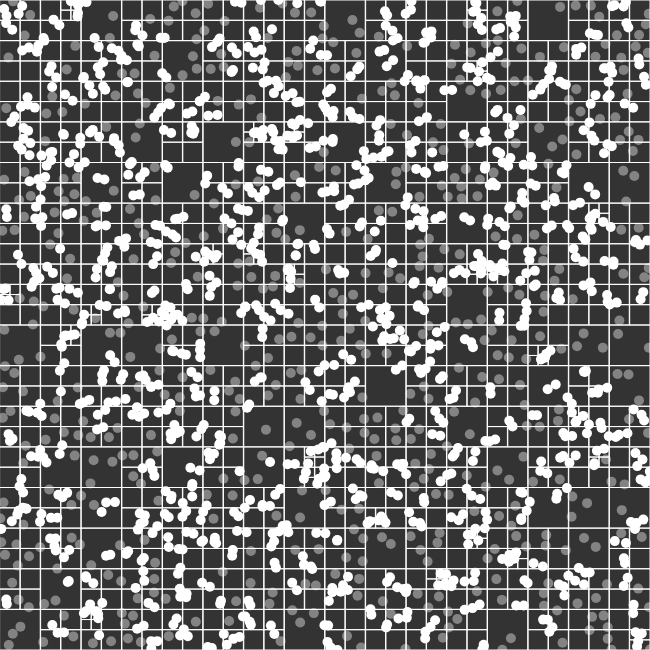
Frame 1 (no input)
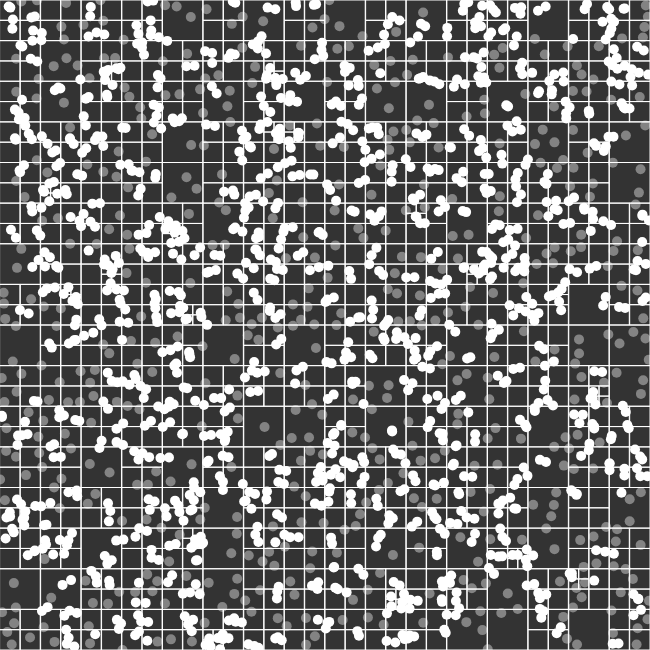
Frame 60 (no input)
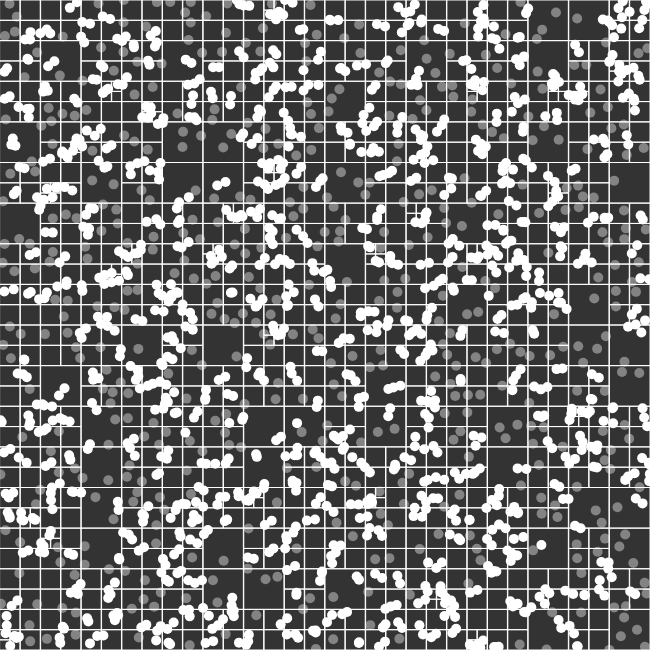
Frame 120 (the mouse pressed at the canvas centre since frame 60)

The p5.js sketch that drew these frames (run headless with seeded random() and noise() and a simulated clock; from frame 60 on, the mouse is pressed at the canvas centre):

// p5.js sketch
// ── sketch.js
var balls = [],
  bound
const d = 10

function setup() {
  createCanvas(650, 650);
  bound = new rectangle(width / 2, height / 2, width / 2, height / 2)
  for (let i = 0; i < 1700; i++) {
    let b = new Ball(random(width), random(height))
    balls.push(b)
  }
}
function draw() {
  background(51);
  let q = insertBalls()
  balls.forEach((e) => {
    let pnts = q.query(e)
    let isIntersecting = false
    for(var j of pnts){
      if(dist(e.x,e.y,j.x,j.y)<=d && e!==j){
        isIntersecting = true;
        break;
      }
    }
    e.show(isIntersecting)
    e.update()
  })
  push()
  stroke(255)
  q.show()
  pop()
  // noLoop()
}

function insertBalls() {
  let q = new quadTree(bound, 4)
  balls.forEach((e) => {
    q.insert(e)
  })
  return q
}
// ── ball.js
class Ball{
  constructor(x,y){
    this.x = x
    this.y = y
    this.vel = p5.Vector.random2D()
  }
  update(){
    this.move()
    this.checkEdges()
  }
  checkEdges(){
    this.x+=width*((this.x<=0)-(this.x>=width))
    this.y+=height*((this.y<=0)-(this.y>=height))
  }
  move(){
    let acc = p5.Vector.random2D()
    this.vel.add(acc)
    if(this.vel.mag()>1)this.vel.setMag(1)
    this.x+=this.vel.x
    this.y+=this.vel.y
  }
  show(isHighlighted){
    push()
    noStroke()
    fill(255,255*isHighlighted+100)
    circle(this.x,this.y,d)
    pop()
  }
}

// ── quadtree.js
class rectangle {
  constructor(x, y, w, h) {
    this.x = x
    this.y = y
    this.w = w
    this.h = h
  }
  show() {
    push()
    rectMode(RADIUS)
    noFill()
    rect(this.x, this.y, this.w, this.h)
    pop()
  }
  isInside(p) {
    return p.x >= (this.x - this.w) && p.x <= (this.x + this.w) &&
      p.y >= (this.y - this.h) && p.y <= (this.y + this.h)
  }
  subdivide() {
    let offx = this.x - this.w,
      offy = this.y - this.h
    let x = this.x - offx,
      y = this.y - offy
    return {
      nw: new rectangle(offx + x / 2, offy + y / 2, this.w / 2, this.h / 2),
      ne: new rectangle(offx + 3 * x / 2, offy + y / 2, this.w / 2, this.h / 2),
      se: new rectangle(offx + 3 * x / 2, offy + 3 * y / 2, this.w / 2, this.h / 2),
      sw: new rectangle(offx + x / 2, offy + 3 * y / 2, this.w / 2, this.h / 2),
    }
  }
  intersects(q) {
    //rectangle circle intersection
//     let vect = createVector(abs(q.x - this.x), abs(q.y - this.y))
//     let ang = -vect.heading()

//     let rect_ang = -createVector(this.w, this.h).heading()
//     let len;
//     if (rect_ang < ang) {
//       //adj*sec
//       len = this.w / cos(ang)
//     } else {
//       // opp*csc
//       len = this.h / sin(ang)
//     }
//     return len
    // nvm
    return abs(q.x-this.x)<(this.w+10)&&
      abs(q.y-this.y)<(this.h+10);
  }
}

class quadTree {
  constructor(b, c) {
    this.bound = b;
    this.cap = c;
    this.ne = null;
    this.nw = null;
    this.sw = null;
    this.se = null;
    this.points = []
    this.isDivided = false
  }
  insert(p) {
    if (!this.bound.isInside(p)) return;
    if (this.isDivided) {
      this.ne.insert(p);
      this.nw.insert(p);
      this.sw.insert(p);
      this.se.insert(p);
      return;
    }
    if (this.cap > this.points.length) {
      this.points.push(p)
    } else {

      if (!this.isDivided) {
        this.subdivide()
      }
      this.ne.insert(p);
      this.nw.insert(p);
      this.sw.insert(p);
      this.se.insert(p);
    }
  }
  subdivide() {
    this.isDivided = true;
    let rects = this.bound.subdivide()
    this.ne = new quadTree(rects.ne, this.cap)
    this.nw = new quadTree(rects.nw, this.cap)
    this.sw = new quadTree(rects.sw, this.cap)
    this.se = new quadTree(rects.se, this.cap)

    this.points.forEach((p) => {
      this.ne.insert(p);
      this.nw.insert(p);
      this.sw.insert(p);
      this.se.insert(p);
    })

    this.points = null
  }
  show() {
    if (this.isDivided) {
      this.nw.show()
      this.ne.show()
      this.se.show()
      this.sw.show()
    } else {
      this.bound.show()
    }
  }
  query(range, found = []) {
    if (!this.bound.intersects(range)) return []
    if (this.isDivided) {
      this.nw.query(range, found)
      this.ne.query(range, found)
      this.se.query(range, found)
      this.sw.query(range, found)
    } else {
      this.points.forEach((p) => {
          found.push(p);
      })
    }
    return found
  }
}
